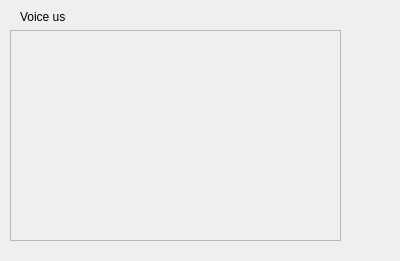
<?xml version="1.0" encoding="UTF-8"?>
<ui version="4.0">
 <class>VoiceUsersWidget</class>
 <widget class="QWidget" name="VoiceUsersWidget">
  <property name="geometry">
   <rect>
    <x>0</x>
    <y>0</y>
    <width>400</width>
    <height>261</height>
   </rect>
  </property>
  <property name="windowTitle">
   <string>Form</string>
  </property>
  <property name="styleSheet">
   <string notr="true">QWidget#voiceUsersWidget
{
  border: 0px; background-color: rgba(34,34,34,191); background-position: top left; background-repeat: no-repeat;
}</string>
  </property>
  <widget class="QLabel" name="label">
   <property name="geometry">
    <rect>
     <x>20</x>
     <y>10</y>
     <width>46</width>
     <height>13</height>
    </rect>
   </property>
   <property name="text">
    <string>Voice users</string>
   </property>
  </widget>
  <widget class="QScrollArea" name="userListScrollArea">
   <property name="geometry">
    <rect>
     <x>10</x>
     <y>30</y>
     <width>331</width>
     <height>211</height>
    </rect>
   </property>
   <property name="widgetResizable">
    <bool>true</bool>
   </property>
   <widget class="QWidget" name="userListScrollAreaWidgetContents">
    <property name="geometry">
     <rect>
      <x>0</x>
      <y>0</y>
      <width>329</width>
      <height>209</height>
     </rect>
    </property>
    <widget class="QWidget" name="verticalLayoutWidget">
     <property name="geometry">
      <rect>
       <x>9</x>
       <y>9</y>
       <width>311</width>
       <height>191</height>
      </rect>
     </property>
     <layout class="QVBoxLayout" name="userListLayout"/>
    </widget>
   </widget>
  </widget>
 </widget>
 <resources/>
 <connections/>
</ui>
